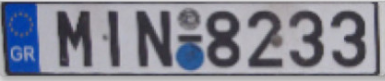
#> input picture pyimage/plat.PNG, 385 x 81 px, found by its file name
$ jupyter execute 'Connected-component labeling.ipynb'
#> lines starting #> are read from the running program, lines starting #| are printed output that depends on the picture; after the words box and inside, x2 and y2 are one past the last pixel; in counts of white or black regions, pixels touching at a corner belong together
[cell 1]
import numpy as np
import pandas as pd
import skimage as sk
import cv2

[cell 2]
image=cv2.imread(r"C:\Users\arpit14276\Desktop\pyimagesearch\plat.png")
#> image is the input picture: shape (81, 385, 3); mean B, G, R 146.8, 134, 131.6

[cell 3]
v=cv2.split(cv2.cvtColor(image,cv2.COLOR_BGR2HSV))[2]
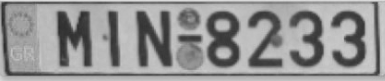
#> v: shape (81, 385); min 42, max 222, mean 147

[cell 4]
thresh=cv2.adaptiveThreshold(v,255,cv2.ADAPTIVE_THRESH_GAUSSIAN_C,cv2.THRESH_BINARY_INV,29,15)
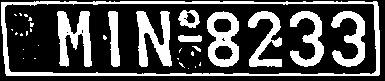
#> thresh: shape (81, 385); 30.8% white; 33 white regions (22 under 20 px), largest, box (x1, y1, x2, y2) and area: (1, 1, 380, 76) 2710, (136, 11, 172, 67) 1100, (57, 11, 92, 67) 1088

[cell 5]
T=(v<thresh).astype('uint8')*255

[cell 6]
cv2.imshow('test',thresh)
cv2.waitKey(0)
cv2.destroyAllWindows()

[cell 7]
from skimage import measure

[cell 8]
labels = measure.label(thresh, neighbors=8, background=0)
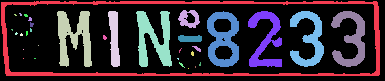
#> labels: shape (81, 385) int64; 34 distinct labels, from 0 to 33; one colour per label, 0 black

[cell 9]
mask=np.zeros(T.shape,dtype='uint8')

[cell 10]
np.unique(labels)
#> Out = 34 values from 0 to 33

[cell 11]
for (i,label) in enumerate(np.unique(labels)):
    if label==0:
        pass
    labelmask=np.zeros(T.shape,dtype='uint8')
    labelmask[labels==label]=255
    numpixel=np.count_nonzero(labelmask)

    if numpixel>300 and numpixel<1500 :
        mask=cv2.add(mask,labelmask)

    cv2.imshow("Label",labelmask)
#> this loop made 34 passes
#> numpixel on passes 1 to 12: 21587, 2710, 229, 1088, 458, 1100, 1045, 871, 880, 905, 6, 4
#> pass 2, `cv2.imshow("Label",labelmask)`:
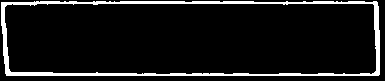
#> window 'Label': shape (81, 385); 8.7% white; 1 white region, box (x1, y1, x2, y2) and area: (1, 1, 380, 76) 2710
#> after the loop:
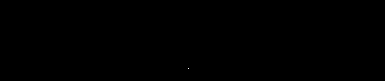
#> labelmask: shape (81, 385); 0% white in thin lines or dots, all inside (x1, y1, x2, y2) = (188, 68, 189, 69)
#> after the loop:
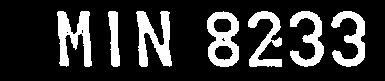
#> mask: shape (81, 385); 20.4% white; 7 white regions, largest, box (x1, y1, x2, y2) and area: (136, 11, 172, 67) 1100, (57, 11, 92, 67) 1088, (207, 11, 239, 67) 1045
cv2.imshow('label_mask',mask)
cv2.waitKey(0)
cv2.destroyAllWindows()
